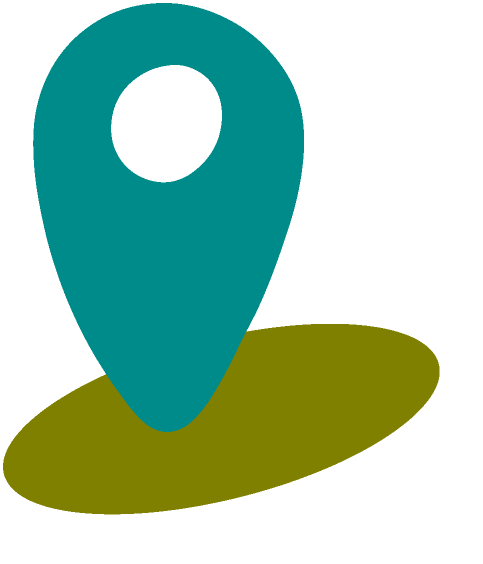
#> input picture problems/problems/occlusion1_rec.png, 966 x 1128 px (shown at 1/2 size)
$ python -i gui.py   (imports and definitions only)   (older library calls are emulated)
#> lines starting #> are read from the running program, lines starting #| are printed output that depends on the picture; after the words box and inside, x2 and y2 are one past the last pixel; in counts of white or black regions, pixels touching at a corner belong together
import cv2
import numpy as np
import tkinter as tk
from tkinter import filedialog, messagebox
from PIL import Image, ImageTk

import cv2
import numpy as np

# [74 lines left out: functions detect_shapes, find_symmetry, not called in this run]


def complete_curves(image_path):
#> called with image_path = 'problems/problems/occlusion1_rec.png'
    image = cv2.imread(image_path, cv2.IMREAD_GRAYSCALE)
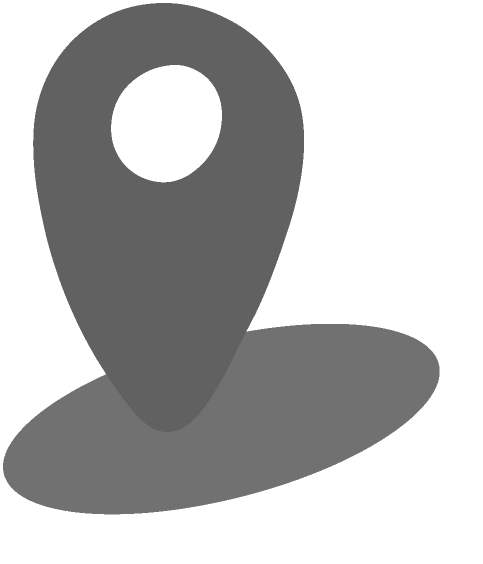
#> image: shape (1128, 966) (shown at 1/2 size); min 97, max 255, mean 186.3
    blurred = cv2.GaussianBlur(image, (5, 5), 0)
    _, thresh = cv2.threshold(blurred, 127, 255, cv2.THRESH_BINARY_INV)
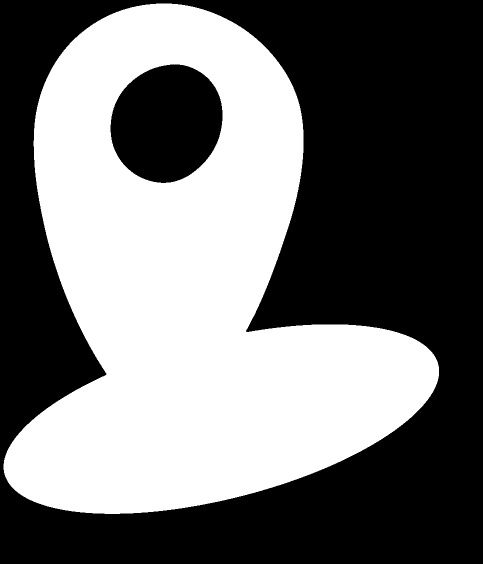
#> thresh: shape (1128, 966) (shown at 1/2 size); 44.9% white; 1 white region, box (x1, y1, x2, y2) and area: (7, 7, 878, 1028) 489154
    kernel = np.ones((5, 5), np.uint8)
    closed = cv2.morphologyEx(thresh, cv2.MORPH_CLOSE, kernel, iterations=3)
#> closed: shape (1128, 966); 44.9% white; 1 white region
    contours, _ = cv2.findContours(closed, cv2.RETR_EXTERNAL, cv2.CHAIN_APPROX_SIMPLE)
#> contours = 1 contour; box (x1, y1, x2, y2) and area: (7, 7, 878, 1028) 528930
    mask = np.zeros_like(image)

    for contour in contours:
        cv2.drawContours(mask, [contour], 0, (255), thickness=cv2.FILLED)
#> this loop made 1 pass
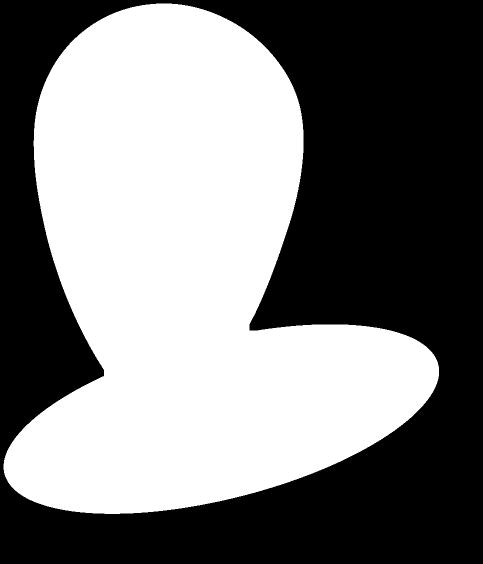
#> mask: shape (1128, 966) (shown at 1/2 size); 48.7% white; 1 white region, box (x1, y1, x2, y2) and area: (7, 7, 878, 1028) 530527

    completed_image = cv2.bitwise_or(thresh, mask)
    completed_image = cv2.bitwise_not(completed_image)
    final_result = cv2.bitwise_and(image, completed_image)
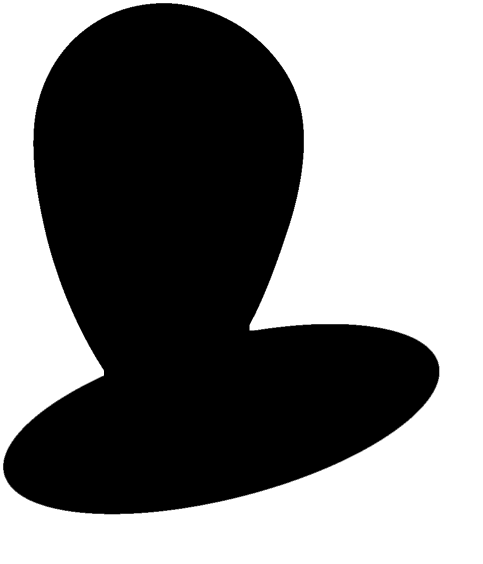
#> final_result: shape (1128, 966) (shown at 1/2 size); min 0, max 255, mean 130.3

    return final_result

class ShapeDetectionApp:
    # [152 lines left out: functions __init__, create_nav_button, upload_image, process_image, show_detected_shapes, show_symmetry_detection and 3 more, not called in this run]


# [4 lines not run here, left out]

>>> result = complete_curves('problems/problems/occlusion1_rec.png')
